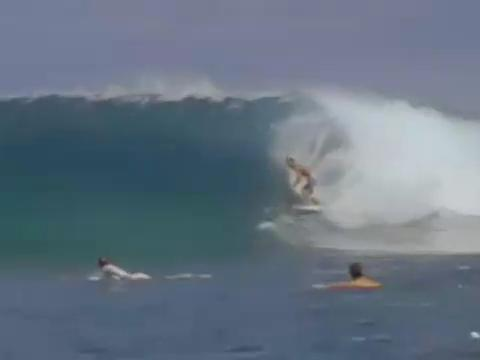
#> input picture data/surfer/imgs/img00003.png, 480 x 360 px, found by its file name; its folder holds only this picture in this run
$ python get_subwindow.py
#> lines starting #> are read from the running program, lines starting #| are printed output that depends on the picture
#> further down, img is the input picture: shape (360, 480, 3) float32; mean R, G, B 0.395, 0.451, 0.511
### utils/rgb2gray.py
#!/usr/bin/env python
# -*- coding: utf-8 -*-
# @Author  : Jinzhong Xu
# @Contact : jinzhongxu@csu.ac.cn
# @Time    : 10/12/2020 1:54 PM
# @File    : rgb2gray.py
# @Software: PyCharm

import pylab
from matplotlib import pyplot as plt
import os
import matplotlib.image as mpimg


def rgb2gray(rgb_image):
    """
    从 RGB 图像加权求和得到灰度图像，参考 http://stackoverflow.com/questions/12201577
     [0.299, 0.587, 0.114] 分别对应 R, G, B 三通道的加权系数
    :param rgb_image: 彩色 RGB 图像
    :return: 灰度图像
    """

    return pylab.dot(rgb_image, [0.299, 0.587, 0.114])
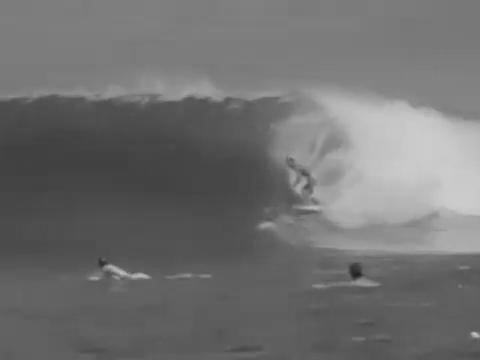
#> returned value: shape (360, 480) float64; min 0.122, max 0.803, mean 0.442


# [16 lines that do not run on import are left out]

### utils/get_subwindow.py
#!/usr/bin/env python
# -*- coding: utf-8 -*-
# @Author  : Jinzhong Xu
# @Contact : jinzhongxu@csu.ac.cn
# @Time    : 10/12/2020 2:23 PM
# @File    : get_subwindow.py
# @Software: PyCharm

import pylab
import os
from matplotlib import image as mpimg
import numpy as np
from utils import rgb2gray
from matplotlib import pyplot as plt


def get_subwindow(im, pos, sz, cos_window):
    """
    使用 replication padding 从图像中获得子窗口。子窗口以 [y, x] 为坐标中心，大小为 [height, width].
    如果子窗口超过图像边界，则复制图像的边界像素值。获得的子窗口将使用余弦窗口标准化到 [-0.5, 0.5]
    :param im: 输入图像
    :param pos: 子窗口中心点坐标 [y, x]
    :param sz: 子窗口大小 [height, width]
    :param cos_window: 余弦子窗口矩阵
    :return: 返回经过余弦子窗口截取的图像矩形框部分
    """
    # 如果不是高、宽组成的数组，而是一个一维数值，则转化为一个数组
    # 目标是子窗矩形化
    if pylab.isscalar(sz):  # square sub-window
        sz = [sz, sz]
    # 以 pos 为中心，以 sz 为窗口大小建立子窗
    ys = pylab.floor(pos[0]) + pylab.arange(sz[0], dtype=int) - pylab.floor(sz[0] / 2)
    xs = pylab.floor(pos[1]) + pylab.arange(sz[1], dtype=int) - pylab.floor(sz[1] / 2)
    ys = ys.astype(int)
    xs = xs.astype(int)
    # 如果子窗超过坐标，则设置为边界值
    ys[ys < 0] = 0
    ys[ys >= im.shape[0]] = im.shape[0] - 1
    xs[xs < 0] = 0
    xs[xs >= im.shape[1]] = im.shape[1] - 1
    # 提取子窗剪切的图像块
    out = im[pylab.ix_(ys, xs)]
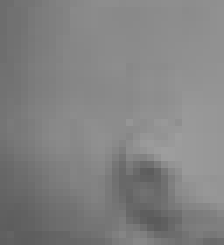
#> out: shape (35, 32) float64 (shown 7 times larger); min 0.358, max 0.621, mean 0.511
    # 将图像像素值从 [0, 1] 平移到 [-0.5, 0.5]
    out = out.astype(pylab.float64) - 0.5
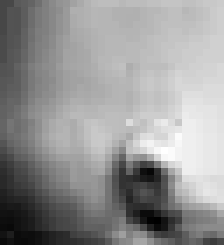
#> out: shape (35, 32) float64 (shown 7 times larger); min -0.142, max 0.121, mean 0.011; drawn with min black and max white
    # 余弦窗口化，论文公式 (18)

    return pylab.multiply(cos_window, out)
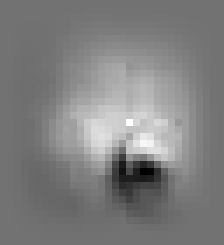
#> returned value: shape (35, 32) float64 (shown 7 times larger); min -0.0648, max 0.0796, mean 0.00756; drawn with min black and max white


if __name__ == '__main__':
    image_path = r'..\data\surfer\imgs'
    image_list = os.listdir(image_path)
    image = os.path.join(image_path, image_list[0])
    img = mpimg.imread(image)
    gray = rgb2gray.rgb2gray(rgb_image=img)
    position = np.array([152., 286.])
    size = np.array([35., 32.])
    cos_window = pylab.outer(pylab.hanning(size[0]), pylab.hanning(size[1]))
    result = get_subwindow(im=gray, pos=position, sz=size, cos_window=cos_window)
    print(pylab.hanning(size[0]))
    print(cos_window)
    plt.imshow(result)
    plt.show()

$ run again, on data/surfer/imgs/img00049.png
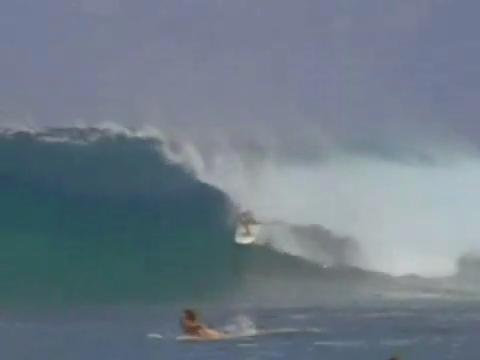
#> input picture data/surfer/imgs/img00049.png, 480 x 360 px, found by its file name
#> img is the input picture: shape (360, 480, 3) float32; mean R, G, B 0.43, 0.482, 0.531
#> in rgb2gray, `return pylab.dot(rgb_image, [0.299, 0.587, 0.114])`:
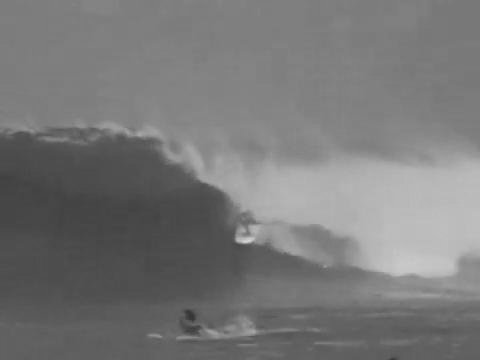
#> returned value: shape (360, 480) float64; min 0.208, max 0.85, mean 0.472
#> in get_subwindow, `return pylab.multiply(cos_window, out)`:
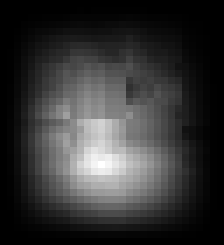
#> returned value: shape (35, 32) float64 (shown 7 times larger); min 0, max 0.048, mean 0.00987; drawn with min black and max white

$ run again, on data/surfer/imgs/img00057.png
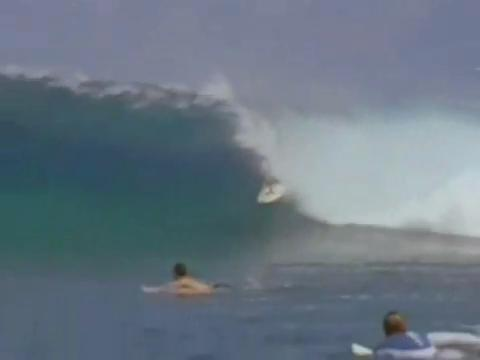
#> input picture data/surfer/imgs/img00057.png, 480 x 360 px, found by its file name
#> img is the input picture: shape (360, 480, 3) float32; mean R, G, B 0.409, 0.464, 0.514
#> in rgb2gray, `return pylab.dot(rgb_image, [0.299, 0.587, 0.114])`:
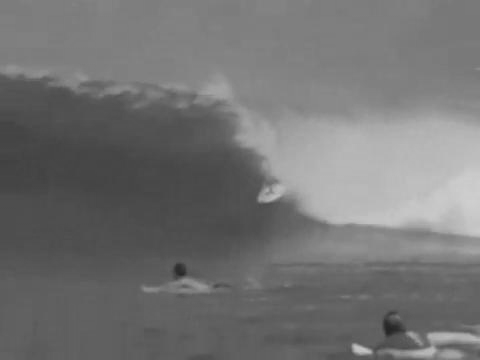
#> returned value: shape (360, 480) float64; min 0.144, max 0.813, mean 0.453
#> in get_subwindow, `return pylab.multiply(cos_window, out)`:
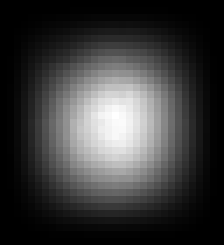
#> returned value: shape (35, 32) float64 (shown 7 times larger); min 0, max 0.16, mean 0.0369; drawn with min black and max white

$ run again, on data/surfer/imgs/img00066.png
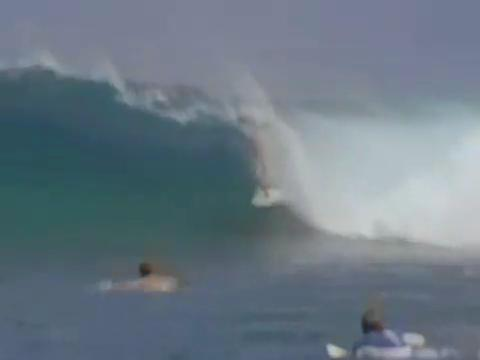
#> input picture data/surfer/imgs/img00066.png, 480 x 360 px, found by its file name
#> img is the input picture: shape (360, 480, 3) float32; mean R, G, B 0.415, 0.472, 0.518
#> in rgb2gray, `return pylab.dot(rgb_image, [0.299, 0.587, 0.114])`:
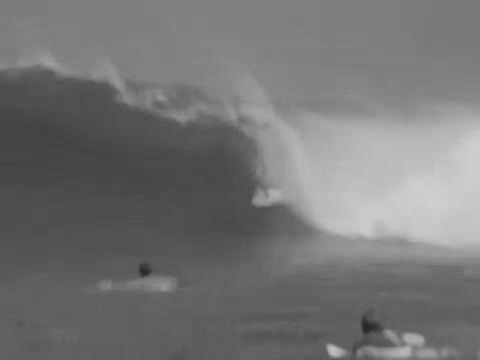
#> returned value: shape (360, 480) float64; min 0.148, max 0.817, mean 0.46
#> in get_subwindow, `return pylab.multiply(cos_window, out)`:
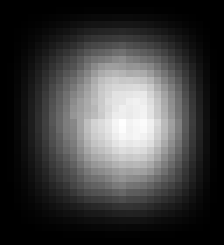
#> returned value: shape (35, 32) float64 (shown 7 times larger); min 0, max 0.136, mean 0.0331; drawn with min black and max white

$ run again, on data/surfer/imgs/img00021.png
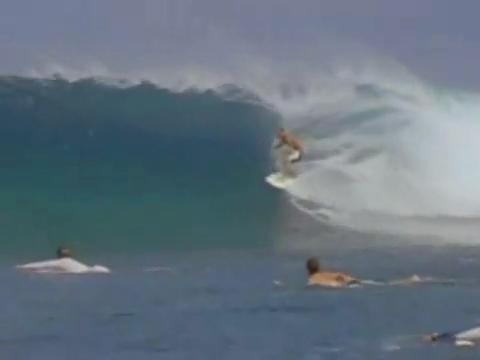
#> input picture data/surfer/imgs/img00021.png, 480 x 360 px, found by its file name
#> img is the input picture: shape (360, 480, 3) float32; mean R, G, B 0.392, 0.45, 0.499
#> in get_subwindow, `return pylab.multiply(cos_window, out)`:
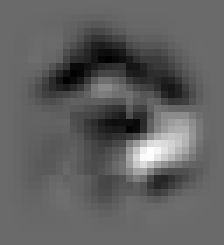
#> returned value: shape (35, 32) float64 (shown 7 times larger); min -0.0786, max 0.11, mean -0.00726; drawn with min black and max white
